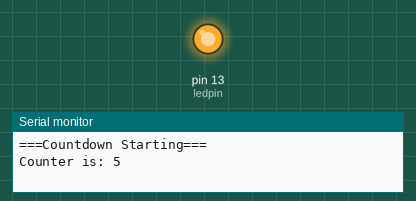
Simulated run of this sketch. Board: Arduino Uno, built with avr-gcc and run on an emulated ATmega328P. On the bench: output pins drawn as LEDs (lit = HIGH), the last lines printed to the serial monitor.

Above: at 0.1 s.
At 11.3 s:
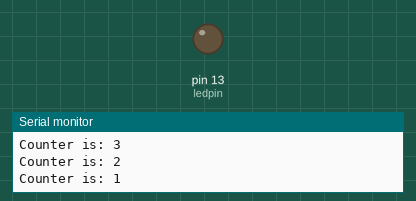
Timing chart, 0 to 12.8 s (numbered marks = the images above):
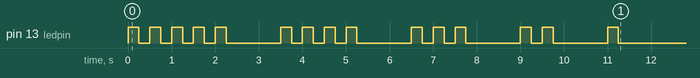

The sketch:

Assignment1-DavidQuaye.ino.ino
```cpp
int ledpin = 13;
  int startvalue = 5;
  // A function for the led to flasha specified amount of times.
  void flashLED(int times){
    int flash = 0;

    while(flash < times){
      digitalWrite(ledpin,HIGH);
      delay(250);
      digitalWrite(ledpin,LOW);
      delay(250);
      flash++;
    }
  }
void setup() {
  pinMode(ledpin,OUTPUT);
  Serial.begin(9600);

  Serial.println("===Countdown Starting=== ");
  int count = startvalue;

  while (count > 0){
    Serial.print("Counter is: ");
    Serial.println(count);

    //LED blinks according to the current coumter value
    flashLED(count);

    delay(1000);
    count--;


  }

Serial.println("===Countdown Complete===");


}

void loop() {
  // put your main code here, to run repeatedly:

}
```
